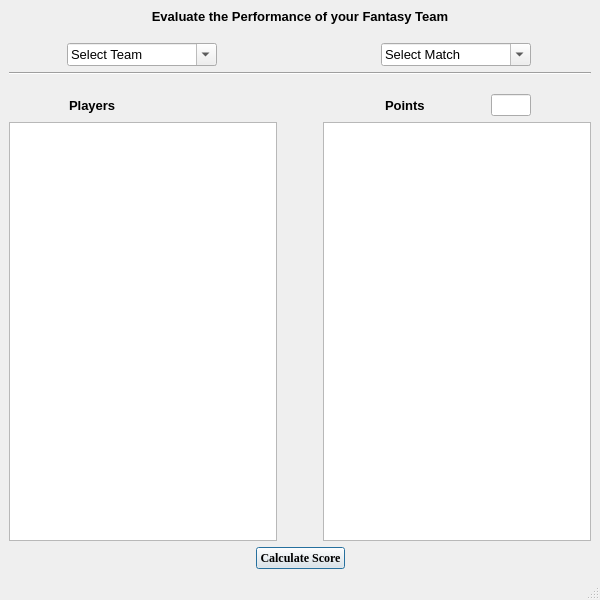
<?xml version="1.0" encoding="UTF-8"?>
<ui version="4.0">
 <class>Evaluate</class>
 <widget class="QMainWindow" name="Evaluate">
  <property name="geometry">
   <rect>
    <x>0</x>
    <y>0</y>
    <width>600</width>
    <height>600</height>
   </rect>
  </property>
  <property name="windowTitle">
   <string>MainWindow</string>
  </property>
  <widget class="QWidget" name="centralwidget">
   <layout class="QVBoxLayout" name="verticalLayout_2">
    <item>
     <widget class="QLabel" name="label">
      <property name="font">
       <font>
        <family>Arial</family>
        <pointsize>10</pointsize>
        <weight>75</weight>
        <bold>true</bold>
       </font>
      </property>
      <property name="text">
       <string>Evaluate the Performance of your Fantasy Team</string>
      </property>
      <property name="alignment">
       <set>Qt::AlignCenter</set>
      </property>
      <property name="indent">
       <number>-1</number>
      </property>
     </widget>
    </item>
    <item>
     <spacer name="verticalSpacer">
      <property name="orientation">
       <enum>Qt::Vertical</enum>
      </property>
      <property name="sizeType">
       <enum>QSizePolicy::Preferred</enum>
      </property>
      <property name="sizeHint" stdset="0">
       <size>
        <width>20</width>
        <height>13</height>
       </size>
      </property>
     </spacer>
    </item>
    <item>
     <layout class="QHBoxLayout" name="horizontalLayout_2">
      <item>
       <widget class="QComboBox" name="Select_Team">
        <property name="maximumSize">
         <size>
          <width>150</width>
          <height>16777215</height>
         </size>
        </property>
        <property name="font">
         <font>
          <family>Arial</family>
          <pointsize>10</pointsize>
         </font>
        </property>
        <property name="editable">
         <bool>true</bool>
        </property>
        <item>
         <property name="text">
          <string>Select Team</string>
         </property>
        </item>
       </widget>
      </item>
      <item>
       <spacer name="horizontalSpacer_3">
        <property name="orientation">
         <enum>Qt::Horizontal</enum>
        </property>
        <property name="sizeType">
         <enum>QSizePolicy::Preferred</enum>
        </property>
        <property name="sizeHint" stdset="0">
         <size>
          <width>100</width>
          <height>20</height>
         </size>
        </property>
       </spacer>
      </item>
      <item>
       <widget class="QComboBox" name="Select_Match">
        <property name="maximumSize">
         <size>
          <width>150</width>
          <height>16777215</height>
         </size>
        </property>
        <property name="font">
         <font>
          <family>Arial</family>
          <pointsize>10</pointsize>
         </font>
        </property>
        <property name="editable">
         <bool>true</bool>
        </property>
        <item>
         <property name="text">
          <string>Select Match</string>
         </property>
        </item>
       </widget>
      </item>
     </layout>
    </item>
    <item>
     <widget class="Line" name="line">
      <property name="orientation">
       <enum>Qt::Horizontal</enum>
      </property>
     </widget>
    </item>
    <item>
     <spacer name="verticalSpacer_2">
      <property name="orientation">
       <enum>Qt::Vertical</enum>
      </property>
      <property name="sizeType">
       <enum>QSizePolicy::Preferred</enum>
      </property>
      <property name="sizeHint" stdset="0">
       <size>
        <width>20</width>
        <height>13</height>
       </size>
      </property>
     </spacer>
    </item>
    <item>
     <layout class="QHBoxLayout" name="horizontalLayout_3">
      <item>
       <widget class="QLabel" name="label_3">
        <property name="maximumSize">
         <size>
          <width>100</width>
          <height>16777215</height>
         </size>
        </property>
        <property name="font">
         <font>
          <family>Arial</family>
          <pointsize>10</pointsize>
          <weight>75</weight>
          <bold>true</bold>
         </font>
        </property>
        <property name="text">
         <string>Players</string>
        </property>
       </widget>
      </item>
      <item>
       <spacer name="horizontalSpacer_6">
        <property name="orientation">
         <enum>Qt::Horizontal</enum>
        </property>
        <property name="sizeType">
         <enum>QSizePolicy::Preferred</enum>
        </property>
        <property name="sizeHint" stdset="0">
         <size>
          <width>150</width>
          <height>20</height>
         </size>
        </property>
       </spacer>
      </item>
      <item>
       <widget class="QLabel" name="label_2">
        <property name="enabled">
         <bool>true</bool>
        </property>
        <property name="maximumSize">
         <size>
          <width>40</width>
          <height>16777215</height>
         </size>
        </property>
        <property name="font">
         <font>
          <family>Arial</family>
          <pointsize>10</pointsize>
          <weight>75</weight>
          <bold>true</bold>
         </font>
        </property>
        <property name="layoutDirection">
         <enum>Qt::RightToLeft</enum>
        </property>
        <property name="text">
         <string>Points</string>
        </property>
       </widget>
      </item>
      <item>
       <widget class="QLineEdit" name="Points">
        <property name="maximumSize">
         <size>
          <width>40</width>
          <height>16777215</height>
         </size>
        </property>
       </widget>
      </item>
     </layout>
    </item>
    <item>
     <layout class="QHBoxLayout" name="horizontalLayout">
      <item>
       <widget class="QListWidget" name="Players_list"/>
      </item>
      <item>
       <spacer name="horizontalSpacer">
        <property name="orientation">
         <enum>Qt::Horizontal</enum>
        </property>
        <property name="sizeType">
         <enum>QSizePolicy::Preferred</enum>
        </property>
        <property name="sizeHint" stdset="0">
         <size>
          <width>40</width>
          <height>20</height>
         </size>
        </property>
       </spacer>
      </item>
      <item>
       <widget class="QListWidget" name="Points_list"/>
      </item>
     </layout>
    </item>
    <item>
     <layout class="QHBoxLayout" name="horizontalLayout_4">
      <item>
       <spacer name="horizontalSpacer_4">
        <property name="orientation">
         <enum>Qt::Horizontal</enum>
        </property>
        <property name="sizeHint" stdset="0">
         <size>
          <width>40</width>
          <height>20</height>
         </size>
        </property>
       </spacer>
      </item>
      <item>
       <widget class="QPushButton" name="Calculate">
        <property name="sizePolicy">
         <sizepolicy hsizetype="Minimum" vsizetype="Fixed">
          <horstretch>0</horstretch>
          <verstretch>0</verstretch>
         </sizepolicy>
        </property>
        <property name="maximumSize">
         <size>
          <width>100</width>
          <height>16777215</height>
         </size>
        </property>
        <property name="font">
         <font>
          <family>Times New Roman</family>
          <pointsize>9</pointsize>
          <weight>75</weight>
          <bold>true</bold>
         </font>
        </property>
        <property name="text">
         <string>Calculate Score</string>
        </property>
        <property name="iconSize">
         <size>
          <width>18</width>
          <height>18</height>
         </size>
        </property>
        <property name="autoDefault">
         <bool>true</bool>
        </property>
        <property name="default">
         <bool>true</bool>
        </property>
        <property name="flat">
         <bool>false</bool>
        </property>
       </widget>
      </item>
      <item>
       <spacer name="horizontalSpacer_5">
        <property name="orientation">
         <enum>Qt::Horizontal</enum>
        </property>
        <property name="sizeHint" stdset="0">
         <size>
          <width>40</width>
          <height>20</height>
         </size>
        </property>
       </spacer>
      </item>
     </layout>
    </item>
   </layout>
  </widget>
  <widget class="QMenuBar" name="menubar">
   <property name="geometry">
    <rect>
     <x>0</x>
     <y>0</y>
     <width>600</width>
     <height>20</height>
    </rect>
   </property>
  </widget>
  <widget class="QStatusBar" name="statusbar"/>
 </widget>
 <resources/>
 <connections/>
</ui>
